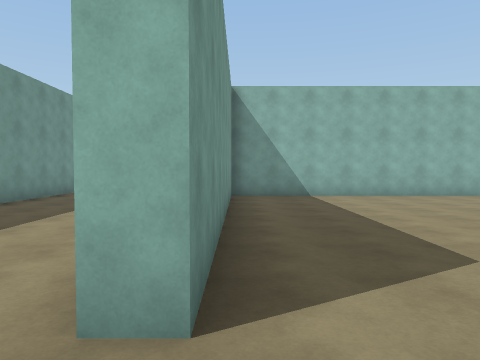
view 1 (above)

24 first-person views from a walk through a scene from a Unity 3-D project. The camera is 1.5 m above the floor, tilts 2° down and sees 70° across. The floor is counted in squares, 2 m on a side. Each view is taken from the middle of a square. On the plan, view 1 faces up. The plan holds only what a view shows up to about 11 squares ahead; the rest is blank. The place goes on beyond the plan. The player is left out.

view 2
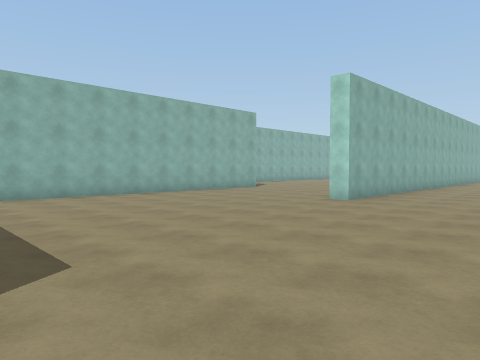

view 3
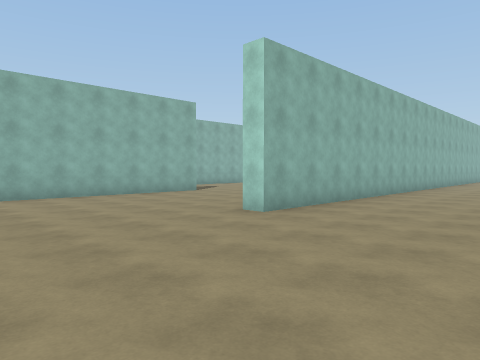

view 4
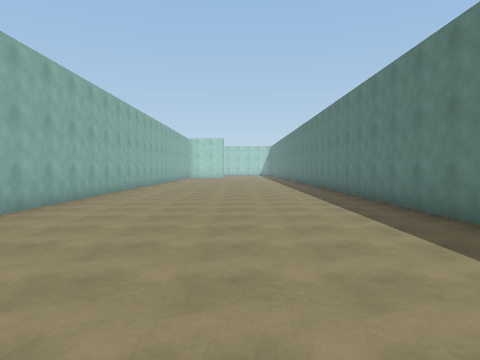

view 5
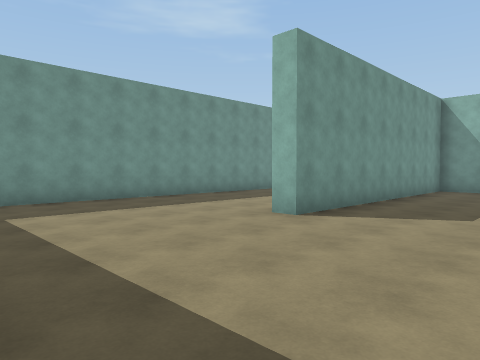

view 6
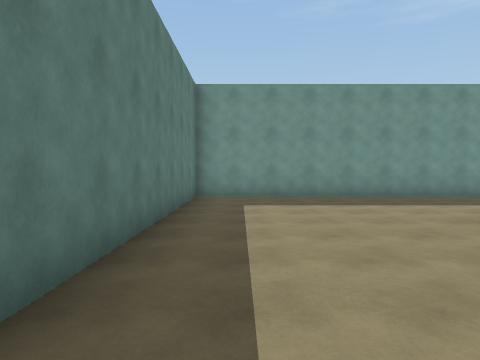

view 7
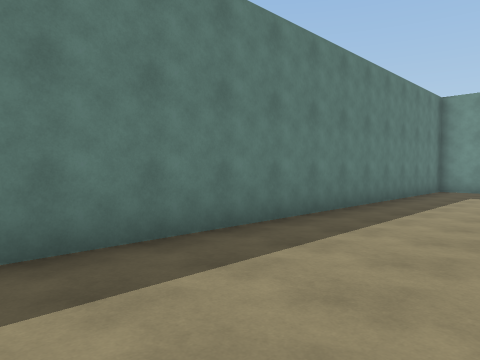

view 8
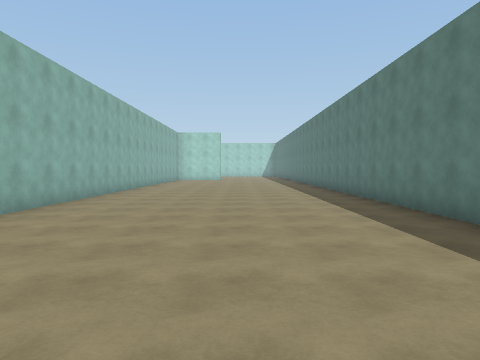

view 9
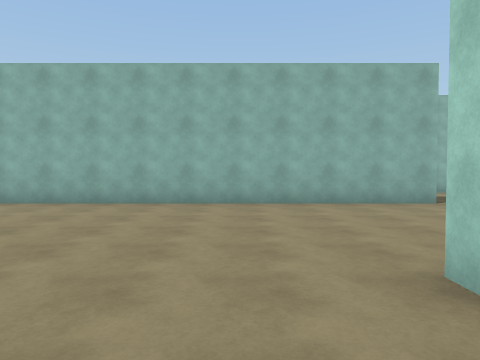

view 10
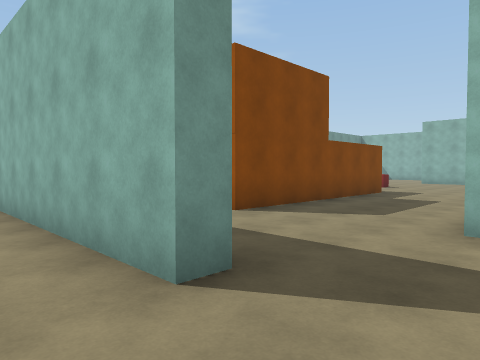

view 11
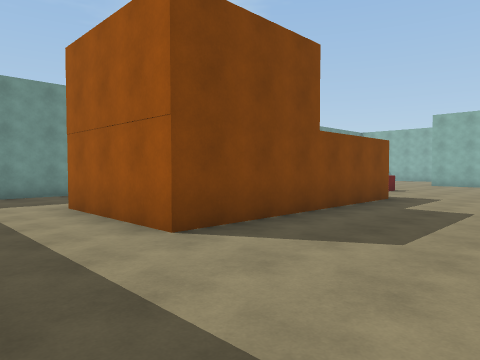

view 12
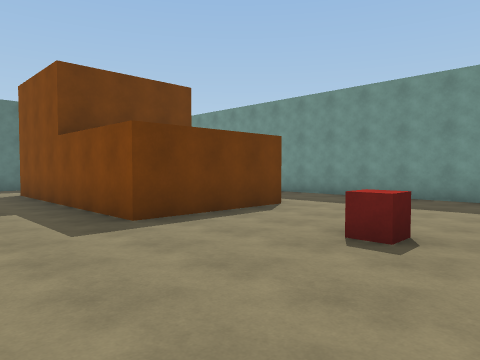

view 13
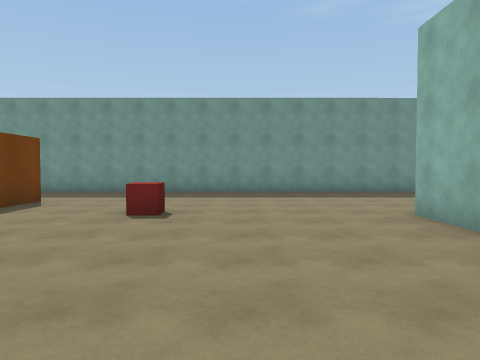

view 14
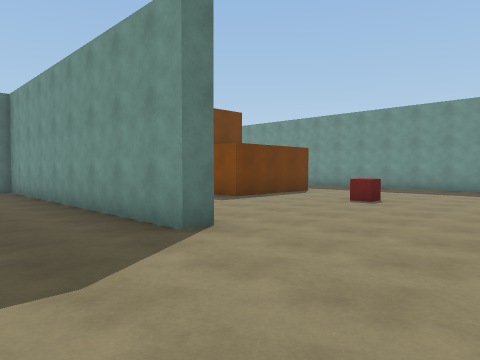

view 15
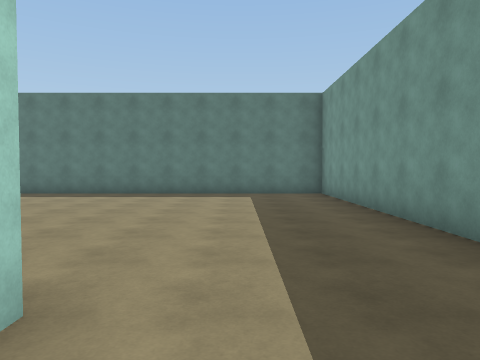

view 16
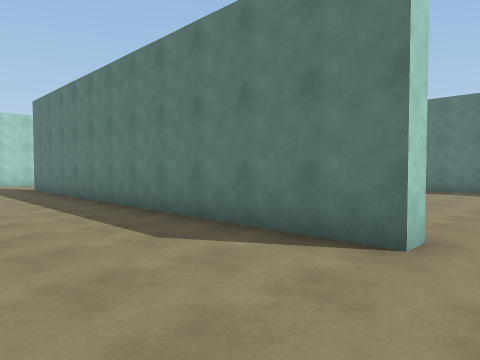

view 17
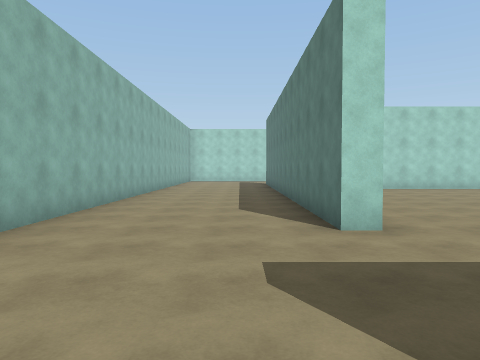

view 18
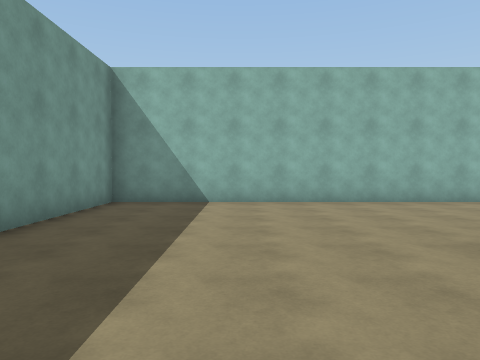

view 19
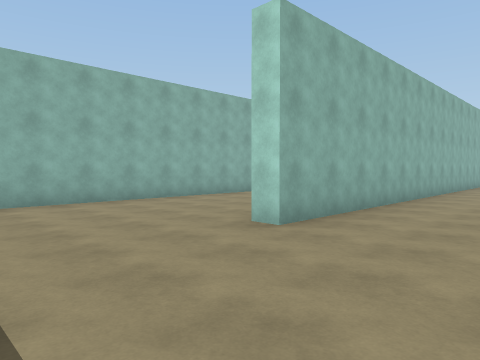

view 20
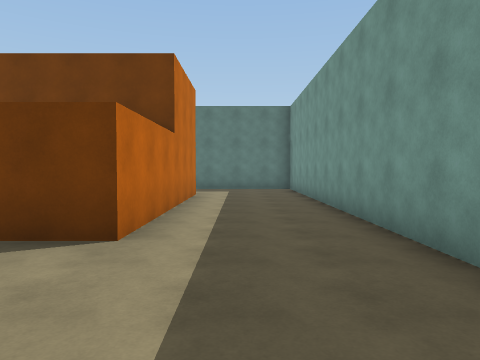

view 21
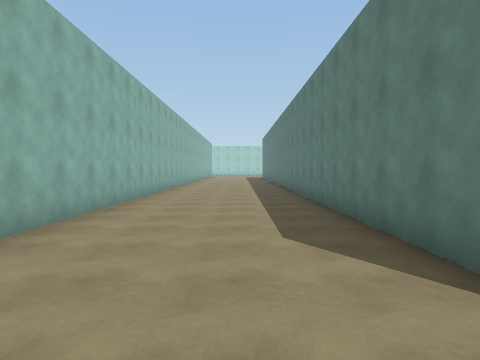

view 22
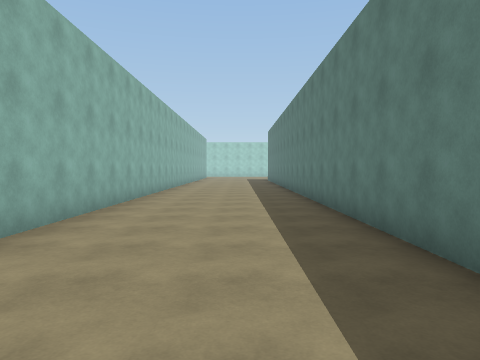

view 23
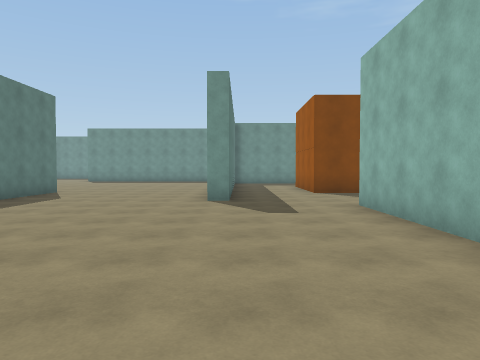

view 24
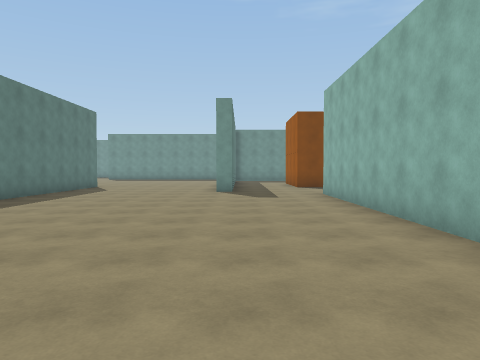

### Floor plan
Points are (right, up) in squares from view 1. A wall is a line through its corners. A room is listed if a view was taken in it or the views show most of it. See-through windows are left out.
Room 1 (views 1, 2, 3, 4, 5, 6, 7, 8, 9, 10, 11, 23, 24)
walls: (11.2, 9.8) (11.2, 9.3) (-0.2, 9.3) (-0.2, 1.5) (-0.8, 1.5); (18.6, 12.4) (12, 12.4); (10.5, -3.2) (21, -3.2); (-5.1, 10.5) (-5, 7.2); (-5, 4.6) (-5, -3.2) (6.5, -3.2); (21, 3.8) (8.4, 3.8) (8.4, 4.3) (14, 4.3)
ways out: opening at (10.3, 12) to room 2
Room 2 (views 12, 13, 14, 15, 16, 17, 18, 19, 20, 21, 22)
walls: (12, 21.6) (12.6, 21.6) (12.6, 12.9) (21.5, 12.9); (16.1, 21.2) (16.1, 21.8) (23.5, 21.8); (8.7, 18.5) (8.7, 12.2) (5.3, 12.2) (5.3, 18.5) (8.7, 18.5); (8.4, 26.3) (22, 26.3); (23, 25.8) (7.5, 25.8) (7.5, 26.4); (22, 30.5) (2.2, 30.5) (2.2, 11); (8, 9.8) (11.2, 9.8)
ways out: opening at (10.3, 12) to room 1
objects: red box (7, 21)

Positions as (right, up) in squares from view 1, and headings:
1: (0, 0), facing up
2: (1, 0), facing up-right
3: (4, 0), facing up-right
4: (6, 0), facing right
5: (3, -3), facing up-left
6: (4, -2), facing left
7: (7, 0), facing down-left
8: (10, 0), facing right
9: (7, 2), facing up
10: (13, 8), facing up-left
11: (12, 10), facing up-left
12: (11, 23), facing down-left
13: (13, 23), facing left
14: (15, 25), facing down-left
15: (15, 23), facing down
16: (15, 25), facing down-right
17: (12, 23), facing right
18: (5, 23), facing up
19: (4, 23), facing up-right
20: (4, 22), facing down
21: (6, 28), facing right
22: (11, 28), facing right
23: (19, 10), facing left
24: (22, 10), facing left
